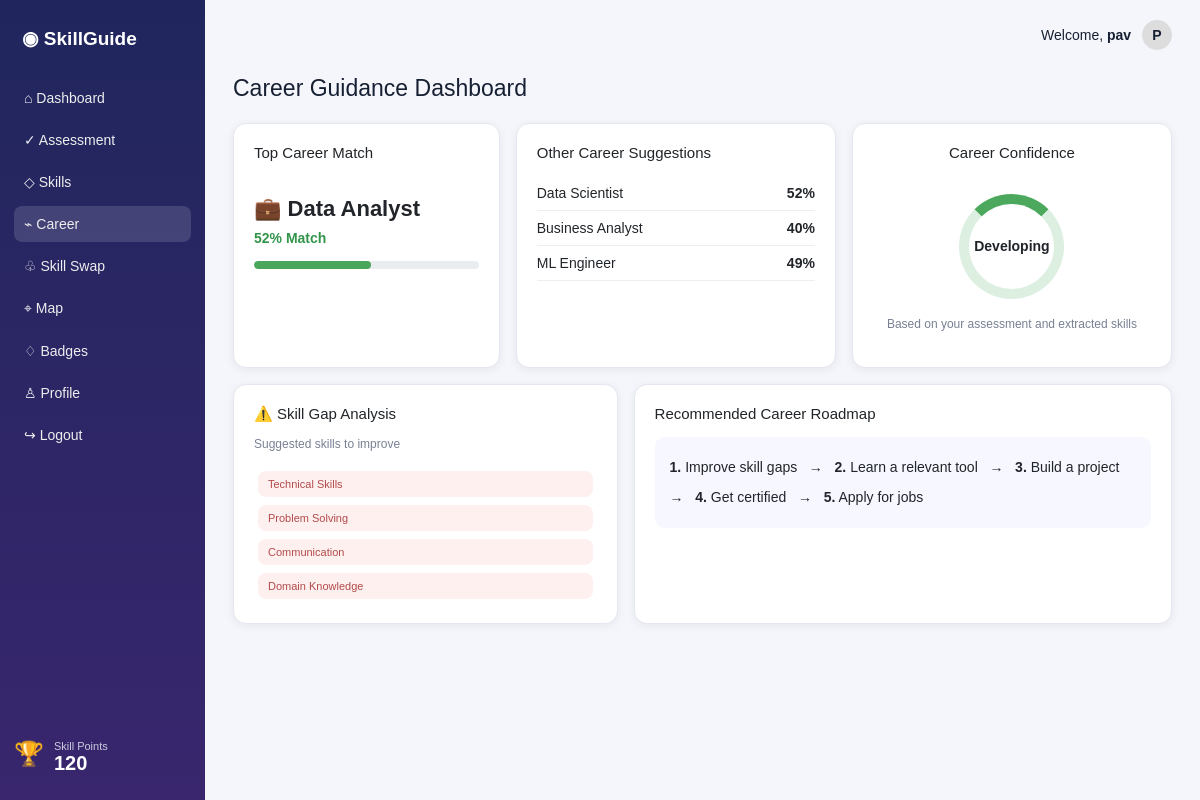
/career (signed in), run on the app's committed database.
### tables this page shows
CREATE TABLE users (
            id INTEGER PRIMARY KEY AUTOINCREMENT,
            name TEXT NOT NULL,
            email TEXT UNIQUE NOT NULL,
            password_hash TEXT NOT NULL,
            bio TEXT DEFAULT '',
            course TEXT DEFAULT 'Computer Science',
            year TEXT DEFAULT '3rd Year',
            created_at TEXT NOT NULL
        );

CREATE TABLE assessments (
            id INTEGER PRIMARY KEY AUTOINCREMENT,
            user_id INTEGER NOT NULL,
            overall INTEGER NOT NULL,
            technical INTEGER NOT NULL,
            problem_solving INTEGER NOT NULL,
            communication INTEGER NOT NULL,
            domain_knowledge INTEGER NOT NULL,
            correct INTEGER NOT NULL,
            total INTEGER NOT NULL,
            taken_at TEXT NOT NULL,
            FOREIGN KEY(user_id) REFERENCES users(id)
        );

### app.py (the view)
@app.route("/career")
def career():
    user = current_user()
    if not user:
        return redirect(url_for("login"))
    assessment_data = get_latest_assessment(user["id"])
    skills = get_skills(user["id"])
    return render_template("career.html", page="career", user=user, careers=get_careers(assessment_data, skills), assessment=assessment_data, skills=skills)

### app.py (called while the page is built)
def db():
    conn = sqlite3.connect(DB)
    conn.row_factory = sqlite3.Row
    return conn

def current_user():
    user_id = session.get("user_id")
    if not user_id:
        return None
    conn = db()
    user = conn.execute("SELECT * FROM users WHERE id = ?", (user_id,)).fetchone()
    conn.close()
    return user

def get_skills(user_id):
    conn = db()
    rows = conn.execute("SELECT skill FROM extracted_skills WHERE user_id = ? ORDER BY skill", (user_id,)).fetchall()
    conn.close()
    return [r["skill"] for r in rows]

def get_latest_assessment(user_id):
    conn = db()
    row = conn.execute(
        "SELECT * FROM assessments WHERE user_id = ? ORDER BY id DESC LIMIT 1", (user_id,)
    ).fetchone()
    conn.close()
    if row:
        return dict(row)
    return {"overall": 0, "technical": 0, "problem_solving": 0, "communication": 0, "domain_knowledge": 0, "correct": 0, "total": 10}

def get_careers(assessment, skills):
    score = assessment["overall"]
    skillset = {s.lower() for s in skills}
    data = []
    data.append({"name": "Data Analyst", "match": min(99, max(45, score + (10 if {"python", "sql", "data analysis"} & skillset else 0)))})
    data.append({"name": "Data Scientist", "match": min(97, max(40, score - 2 + (12 if {"python", "machine learning", "statistics"} & skillset else 0)))})
    data.append({"name": "Business Analyst", "match": min(95, max(40, score - 5 + (10 if {"excel", "communication"} & skillset else 0)))})
    data.append({"name": "ML Engineer", "match": min(96, max(35, score - 8 + (15 if {"python", "machine learning", "deep learning"} & skillset else 0)))})
    return data

### templates/career.html
{% extends 'base.html' %}
{% block content %}
<h1>Career Guidance Dashboard</h1>
<div class="grid three">
<section class="card"><h3>Top Career Match</h3><div class="career-name">💼 {{careers[0]['name']}}</div><div class="match">{{careers[0]['match']}}% Match</div><div class="progress"><span style="width:{{careers[0]['match']}}%"></span></div></section>
<section class="card"><h3>Other Career Suggestions</h3>{% for c in careers[1:] %}<div class="summary"><span>{{c['name']}}</span><b>{{c['match']}}%</b></div>{% endfor %}</section>
<section class="card center"><h3>Career Confidence</h3><div class="confidence">{{'High' if assessment['overall'] >= 70 else 'Developing'}}</div><p class="muted">Based on your assessment and extracted skills</p></section>
</div>
<div class="grid two">
<section class="card"><h3>⚠️ Skill Gap Analysis</h3><p class="muted">Suggested skills to improve</p>{% if assessment['technical'] < 70 %}<span class="gap">Technical Skills</span>{% endif %}{% if assessment['problem_solving'] < 70 %}<span class="gap">Problem Solving</span>{% endif %}{% if assessment['communication'] < 70 %}<span class="gap">Communication</span>{% endif %}{% if assessment['domain_knowledge'] < 70 %}<span class="gap">Domain Knowledge</span>{% endif %}{% if assessment['overall'] == 0 %}<span class="gap">Complete your assessment first</span>{% endif %}</section>
<section class="card"><h3>Recommended Career Roadmap</h3><div class="road"><b>1.</b> Improve skill gaps &nbsp; → &nbsp; <b>2.</b> Learn a relevant tool &nbsp; → &nbsp; <b>3.</b> Build a project &nbsp; → &nbsp; <b>4.</b> Get certified &nbsp; → &nbsp; <b>5.</b> Apply for jobs</div></section>
</div>
{% endblock %}

### templates/base.html (shortened to what this page needs)
<!doctype html>
<html lang="en">
<head>
<link href="https://cdn.jsdelivr.net/npm/bootstrap@5.3.3/dist/css/bootstrap.min.css" rel="stylesheet">
<link rel="stylesheet" href="{{url_for('static',filename='style.css')}}">
</head>
<body>
<div class="app">
<aside>
<div class="brand">◉ SkillGuide</div>
<nav>
<a class="{{'active' if page=='dashboard' else ''}}" href="{{url_for('dashboard')}}">⌂ <span>Dashboard</span></a>
<a class="{{'active' if page=='assessment' else ''}}" href="{{url_for('assessment')}}">✓ <span>Assessment</span></a>
<a href="{{url_for('assessment')}}#skills">◇ <span>Skills</span></a>
<a class="{{'active' if page=='career' else ''}}" href="{{url_for('career')}}">⌁ <span>Career</span></a>
<a class="{{'active' if page=='skill-swap' else ''}}" href="{{url_for('skill_swap')}}">♧ <span>Skill Swap</span></a>
<a class="{{'active' if page=='skill-swap' else ''}}" href="{{url_for('skill_swap')}}#map">⌖ <span>Map</span></a>
<a href="{{url_for('skill_swap')}}#badge">♢ <span>Badges</span></a>
<a class="{{'active' if page=='profile' else ''}}" href="{{url_for('profile')}}">♙ <span>Profile</span></a>
<a href="{{url_for('logout')}}">↪ <span>Logout</span></a>
</nav>
<div class="points">🏆<span>Skill Points<strong>120</strong></span></div>
</aside>
<main>
<header>Welcome, <b>{{user['name']}}</b> <span class="avatar">{{user['name'][0]|upper}}</span></header>
{% block content %}{% endblock %}
</main>
</div>
</body>
</html>

### static/style.css (style rules this page uses)
* { box-sizing:border-box }
body { margin:0;background:#f5f6fb;color:#172033;font:14px Arial,sans-serif }
.app { display:flex;min-height:100vh }
aside { width:205px;position:fixed;inset:0 auto 0 0;background:linear-gradient(180deg,#20265d,#39266e);color:white;padding:22px 14px }
.brand { font-weight:800;font-size:19px;margin:5px 8px 30px }
nav { display:flex;flex-direction:column;gap:6px }
nav a { color:#eee;text-decoration:none;padding:10px;border-radius:8px }
nav a.active,nav a:hover { background:#ffffff22 }
.points { position:absolute;bottom:25px;display:flex;gap:10px;font-size:24px }
.points span { font-size:11px;color:#ccd }
.points strong { display:block;font-size:20px;color:#fff }
main { margin-left:205px;width:calc(100% - 205px);padding:0 28px 35px }
header { height:70px;text-align:right;padding-top:20px }
.avatar { display:inline-flex;background:#ddd;border-radius:50%;width:30px;height:30px;align-items:center;justify-content:center;margin-left:7px }
h1 { font-size:23px;margin:5px 0 20px }
h3 { font-size:15px;margin:0 0 14px }
.grid { display:grid;gap:16px;margin-bottom:16px }
.three { grid-template-columns:1fr 1.2fr 1.2fr }
.two { grid-template-columns:1fr 1.4fr }
.card { background:#fff;border:1px solid #e4e7ef;border-radius:13px;padding:20px;box-shadow:0 2px 10px #2221 }
.center { text-align:center }
.muted { color:#788093;font-size:12px }
.tags span,.gap { background:#eaf7eb;color:#3d7846;border-radius:8px;padding:7px 10px;font-size:11px }
.progress { height:8px;background:#e9edf0;border-radius:10px;margin-top:15px }
.progress span { display:block;height:100%;background:#49a65b;border-radius:10px }
.confidence { margin:18px auto;border:10px solid #dcefe1;border-top-color:#4ba85c;width:105px;height:105px;border-radius:50%;display:flex;align-items:center;justify-content:center;font-weight:800 }
.road { line-height:2;background:#f7f8ff;padding:15px;border-radius:9px }
.gap { display:inline-block;background:#fff0f0;color:#b34a4a;margin:4px }
.summary { display:flex;justify-content:space-between;padding:9px 0;border-bottom:1px solid #eee }
.career-name { font-size:22px;font-weight:800;margin:20px 0 8px }
.match { font-weight:700;color:#32954b }
.road { line-height:2.2 }
.avatar { font-weight:700 }

### data on the page
users: name "pav", name "P"
assessments: overall "Developing"

### other printed values
{{ careers[0]['name'] }} "Data Analyst"
{{ careers[0]['match'] }} "52"
{{ c['name'] }} "Data Scientist" "Business Analyst" "ML Engineer"
{{ c['match'] }} "52" "40" "49"
